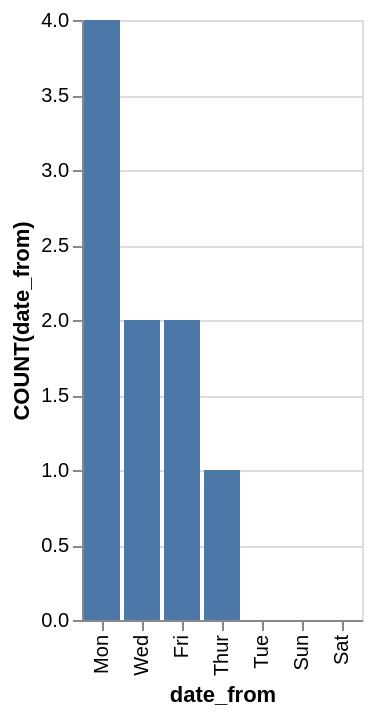

Write the Vega-Lite specification saved for this chart.
### Vega-Lite specification from a JSON file in a GitHub repository (floating-point values rounded to 4 significant figures)
{"data": {"values": [{"x_data": "Mon", "y_data": 4}, {"x_data": "Wed", "y_data": 2}, {"x_data": "Fri", "y_data": 2}, {"x_data": "Thur", "y_data": 1}, {"x_data": "Tue", "y_data": 0}, {"x_data": "Sun", "y_data": 0}, {"x_data": "Sat", "y_data": 0}]}, "mark": "bar", "encoding": {"x": {"field": "x_data", "type": "nominal", "title": "date_from", "sort": {"op": "sum", "field": "y_data", "order": "descending"}}, "y": {"field": "y_data", "type": "quantitative", "title": "COUNT(date_from)"}}}
